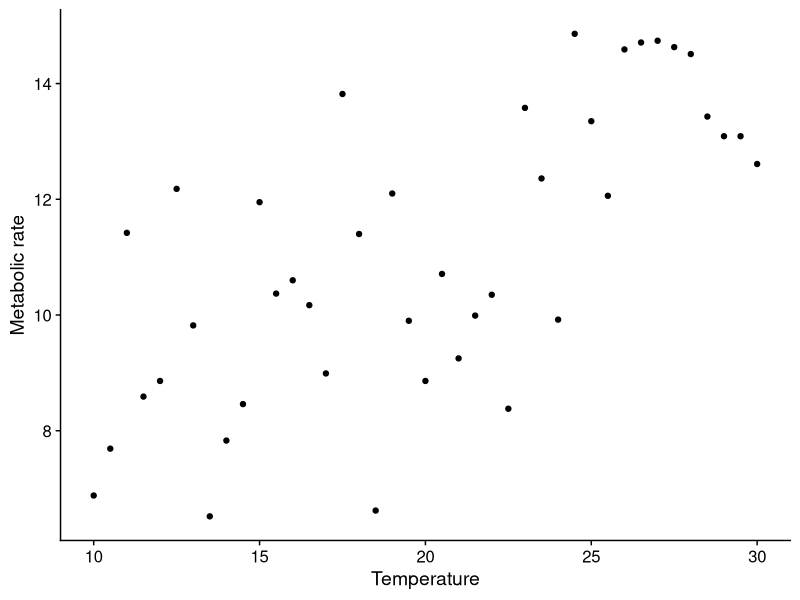
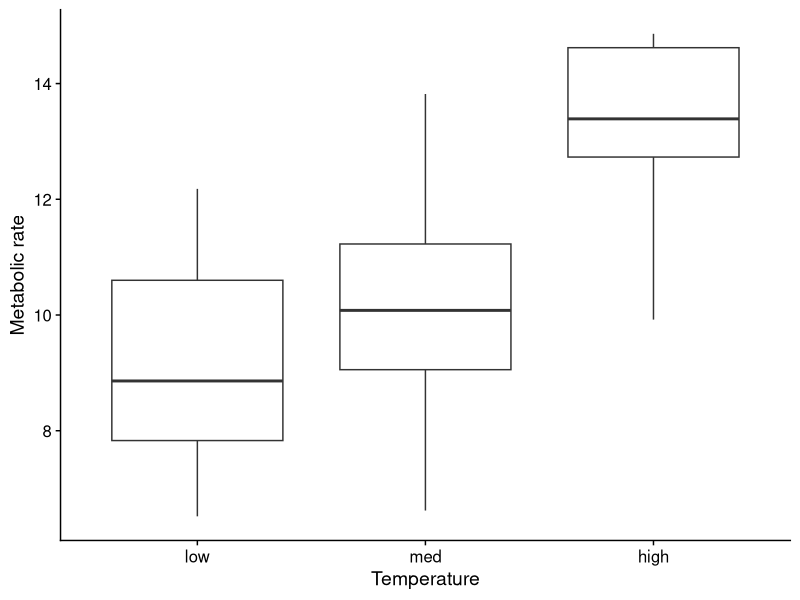

R code for these plots, in order:
## ---- chunk 1
#| include: false
library(ggplot2)
library(cowplot)

theme_set(theme_cowplot())
## ---- chunk 2
#| code-fold: true
library(readr)
library(dplyr)
library(ggplot2)
urchins <- read_csv("assets/urchin.csv") |>
  mutate(temp_cat = factor(temp_cat, levels = c("low", "med", "high")))

ggplot(urchins, aes(x = temp_cont, y = response)) +
  geom_point() +
  xlab("Temperature") +
  ylab("Metabolic rate")
## ---- chunk 3
#| code-fold: true
ggplot(urchins, aes(x = temp_cat, y = response)) +
  geom_boxplot() +
  xlab("Temperature") +
  ylab("Metabolic rate")
